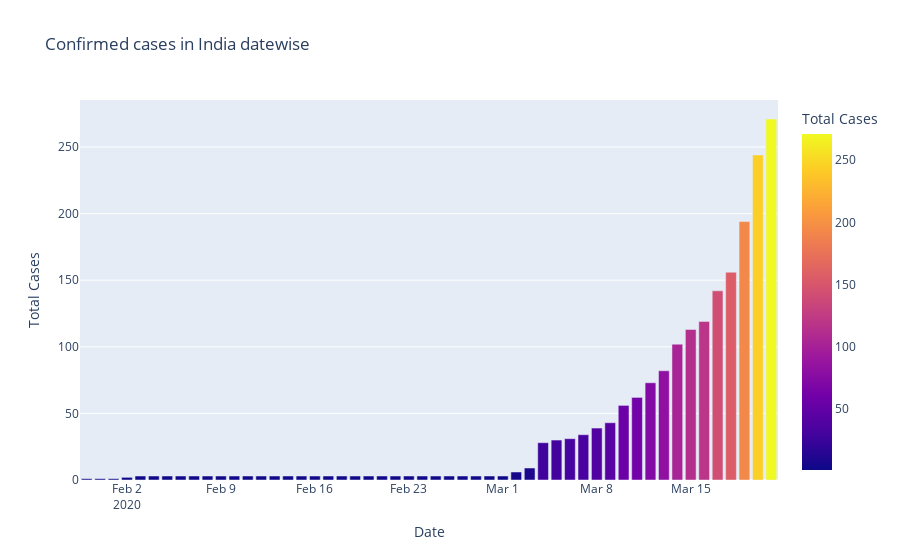

Notebook code cell kept with this figure:
### Code cell
fig = px.bar(pdc_India,x='Date',y='Total Cases',title='Confirmed cases in India datewise',color='Total Cases')
fig.show()

### Figure 1 — Plotly figure (JSON) as saved in the notebook; plotly's stock layout.template omitted (floating-point values rounded to 4 significant figures)
{"data": [{"alignmentgroup": "True", "hovertemplate": "Date=%{x}<br>Total Cases=%{marker.color}<extra></extra>", "legendgroup": "", "marker": {"color": [1, 1, 1, 2, 3, 3, 3, 3, 3, 3, 3, 3, 3, 3, 3, 3, 3, 3, 3, 3, 3, 3, 3, 3, 3, 3, 3, 3, 3, 3, 3, 3, 6, 9, 28, 30, 31, 34, 39, 43, 56, 62, 73, 82, 102, 113, 119, 142, 156, 194, 244, 271], "coloraxis": "coloraxis"}, "name": "", "offsetgroup": "", "orientation": "v", "showlegend": false, "textposition": "auto", "type": "bar", "x": ["2020-01-30T00:00:00", "2020-01-31T00:00:00", "2020-02-01T00:00:00", "2020-02-02T00:00:00", "2020-02-03T00:00:00", "2020-02-04T00:00:00", "2020-02-05T00:00:00", "2020-02-06T00:00:00", "2020-02-07T00:00:00", "2020-02-08T00:00:00", "2020-02-09T00:00:00", "2020-02-10T00:00:00", "2020-02-11T00:00:00", "2020-02-12T00:00:00", "2020-02-13T00:00:00", "2020-02-14T00:00:00", "2020-02-15T00:00:00", "2020-02-16T00:00:00", "2020-02-17T00:00:00", "2020-02-18T00:00:00", "2020-02-19T00:00:00", "2020-02-20T00:00:00", "2020-02-21T00:00:00", "2020-02-22T00:00:00", "2020-02-23T00:00:00", "2020-02-24T00:00:00", "2020-02-25T00:00:00", "2020-02-26T00:00:00", "2020-02-27T00:00:00", "2020-02-28T00:00:00", "2020-02-29T00:00:00", "2020-03-01T00:00:00", "2020-03-02T00:00:00", "2020-03-03T00:00:00", "2020-03-04T00:00:00", "2020-03-05T00:00:00", "2020-03-06T00:00:00", "2020-03-07T00:00:00", "2020-03-08T00:00:00", "2020-03-09T00:00:00", "2020-03-10T00:00:00", "2020-03-11T00:00:00", "2020-03-12T00:00:00", "2020-03-13T00:00:00", "2020-03-14T00:00:00", "2020-03-15T00:00:00", "2020-03-16T00:00:00", "2020-03-17T00:00:00", "2020-03-18T00:00:00", "2020-03-19T00:00:00", "2020-03-20T00:00:00", "2020-03-21T00:00:00"], "xaxis": "x", "y": [1, 1, 1, 2, 3, 3, 3, 3, 3, 3, 3, 3, 3, 3, 3, 3, 3, 3, 3, 3, 3, 3, 3, 3, 3, 3, 3, 3, 3, 3, 3, 3, 6, 9, 28, 30, 31, 34, 39, 43, 56, 62, 73, 82, 102, 113, 119, 142, 156, 194, 244, 271], "yaxis": "y"}], "layout": {"barmode": "relative", "coloraxis": {"colorbar": {"title": {"text": "Total Cases"}}, "colorscale": [[0, "#0d0887"], [0.1111, "#46039f"], [0.2222, "#7201a8"], [0.3333, "#9c179e"], [0.4444, "#bd3786"], [0.5556, "#d8576b"], [0.6667, "#ed7953"], [0.7778, "#fb9f3a"], [0.8889, "#fdca26"], [1, "#f0f921"]]}, "legend": {"tracegroupgap": 0}, "title": {"text": "Confirmed cases in India datewise"}, "xaxis": {"anchor": "y", "domain": [0, 1], "title": {"text": "Date"}}, "yaxis": {"anchor": "x", "domain": [0, 1], "title": {"text": "Total Cases"}}}}
